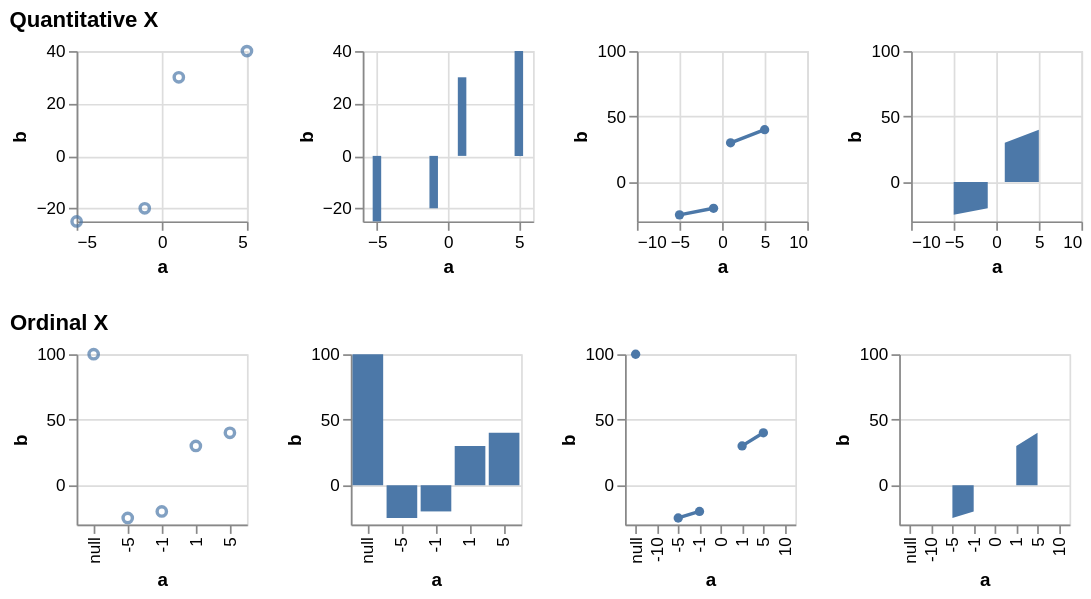

This figure's Vega-Lite source:
### Vega specification from a JSON file in a GitHub repository (floating-point values rounded to 4 significant figures)
{"$schema": "https://vega.github.io/schema/vega/v5.json", "description": "Testing invalid", "background": "white", "padding": 5, "data": [{"name": "source_0", "values": [{"a": null, "b": 100}, {"a": -10, "b": null}, {"a": -5, "b": -25}, {"a": -1, "b": -20}, {"a": 0, "b": null}, {"a": 1, "b": 30}, {"a": 5, "b": 40}, {"a": 10, "b": null}]}, {"name": "data_0", "source": "source_0", "transform": [{"type": "formula", "expr": "toNumber(datum[\"a\"])", "as": "a"}]}, {"name": "data_2", "source": "data_0", "transform": [{"type": "filter", "expr": "isValid(datum[\"a\"]) && isFinite(+datum[\"a\"]) && isValid(datum[\"b\"]) && isFinite(+datum[\"b\"])"}]}, {"name": "data_3", "source": "data_0", "transform": [{"type": "stack", "groupby": ["a"], "field": "b", "sort": {"field": [], "order": []}, "as": ["b_start", "b_end"], "offset": "zero"}, {"type": "filter", "expr": "isValid(datum[\"a\"]) && isFinite(+datum[\"a\"]) && isValid(datum[\"b\"]) && isFinite(+datum[\"b\"])"}]}, {"name": "data_4", "source": "data_0", "transform": [{"type": "impute", "field": "b", "groupby": [], "key": "a", "method": "value", "value": 0}, {"type": "stack", "groupby": ["a"], "field": "b", "sort": {"field": [], "order": []}, "as": ["b_start", "b_end"], "offset": "zero"}]}, {"name": "data_5", "source": "data_0", "transform": [{"type": "filter", "expr": "isValid(datum[\"b\"]) && isFinite(+datum[\"b\"])"}]}, {"name": "data_6", "source": "data_0", "transform": [{"type": "stack", "groupby": ["a"], "field": "b", "sort": {"field": [], "order": []}, "as": ["b_start", "b_end"], "offset": "zero"}, {"type": "filter", "expr": "isValid(datum[\"b\"]) && isFinite(+datum[\"b\"])"}]}, {"name": "data_7", "source": "data_0", "transform": [{"type": "impute", "field": "b", "groupby": [], "key": "a", "method": "value", "value": 0}, {"type": "stack", "groupby": ["a"], "field": "b", "sort": {"field": [], "order": []}, "as": ["b_start", "b_end"], "offset": "zero"}]}], "signals": [{"name": "childHeight", "value": 100}, {"name": "concat_0_childWidth", "value": 100}, {"name": "concat_1_childWidth", "value": 100}], "layout": {"padding": 20, "columns": 1, "bounds": "full", "align": "each"}, "marks": [{"type": "group", "name": "concat_0_group", "title": {"text": "Quantitative X", "anchor": "start"}, "layout": {"padding": 20, "bounds": "full", "align": "each"}, "marks": [{"type": "group", "name": "concat_0_concat_0_group", "style": "cell", "encode": {"update": {"width": {"signal": "concat_0_childWidth"}, "height": {"signal": "childHeight"}}}, "marks": [{"name": "concat_0_concat_0_marks", "type": "symbol", "style": ["point"], "from": {"data": "data_2"}, "encode": {"update": {"opacity": {"value": 0.7}, "fill": {"value": "transparent"}, "stroke": {"value": "#4c78a8"}, "ariaRoleDescription": {"value": "point"}, "description": {"signal": "\"a: \" + (format(datum[\"a\"], \"\")) + \"; b: \" + (format(datum[\"b\"], \"\"))"}, "x": {"scale": "concat_0_concat_0_x", "field": "a"}, "y": {"scale": "concat_0_concat_0_y", "field": "b"}}}}], "axes": [{"scale": "concat_0_concat_0_x", "orient": "bottom", "gridScale": "concat_0_concat_0_y", "grid": true, "tickCount": {"signal": "ceil(concat_0_childWidth/40)"}, "domain": false, "labels": false, "aria": false, "maxExtent": 0, "minExtent": 0, "ticks": false, "zindex": 0}, {"scale": "concat_0_concat_0_y", "orient": "left", "gridScale": "concat_0_concat_0_x", "grid": true, "tickCount": {"signal": "ceil(childHeight/40)"}, "domain": false, "labels": false, "aria": false, "maxExtent": 0, "minExtent": 0, "ticks": false, "zindex": 0}, {"scale": "concat_0_concat_0_x", "orient": "bottom", "grid": false, "title": "a", "labelFlush": true, "labelOverlap": true, "tickCount": {"signal": "ceil(concat_0_childWidth/40)"}, "zindex": 0}, {"scale": "concat_0_concat_0_y", "orient": "left", "grid": false, "title": "b", "labelOverlap": true, "tickCount": {"signal": "ceil(childHeight/40)"}, "zindex": 0}]}, {"type": "group", "name": "concat_0_concat_1_group", "style": "cell", "encode": {"update": {"width": {"signal": "concat_0_childWidth"}, "height": {"signal": "childHeight"}}}, "marks": [{"name": "concat_0_concat_1_marks", "type": "rect", "style": ["bar"], "from": {"data": "data_3"}, "encode": {"update": {"fill": {"value": "#4c78a8"}, "ariaRoleDescription": {"value": "bar"}, "description": {"signal": "\"a: \" + (format(datum[\"a\"], \"\")) + \"; b: \" + (format(datum[\"b\"], \"\"))"}, "xc": {"scale": "concat_0_concat_1_x", "field": "a"}, "width": {"value": 5}, "y": {"scale": "concat_0_concat_1_y", "field": "b_end"}, "y2": {"scale": "concat_0_concat_1_y", "field": "b_start"}}}}], "axes": [{"scale": "concat_0_concat_1_x", "orient": "bottom", "gridScale": "concat_0_concat_1_y", "grid": true, "tickCount": {"signal": "ceil(concat_0_childWidth/40)"}, "domain": false, "labels": false, "aria": false, "maxExtent": 0, "minExtent": 0, "ticks": false, "zindex": 0}, {"scale": "concat_0_concat_1_y", "orient": "left", "gridScale": "concat_0_concat_1_x", "grid": true, "tickCount": {"signal": "ceil(childHeight/40)"}, "domain": false, "labels": false, "aria": false, "maxExtent": 0, "minExtent": 0, "ticks": false, "zindex": 0}, {"scale": "concat_0_concat_1_x", "orient": "bottom", "grid": false, "title": "a", "labelFlush": true, "labelOverlap": true, "tickCount": {"signal": "ceil(concat_0_childWidth/40)"}, "zindex": 0}, {"scale": "concat_0_concat_1_y", "orient": "left", "grid": false, "title": "b", "labelOverlap": true, "tickCount": {"signal": "ceil(childHeight/40)"}, "zindex": 0}]}, {"type": "group", "name": "concat_0_concat_2_group", "style": "cell", "encode": {"update": {"width": {"signal": "concat_0_childWidth"}, "height": {"signal": "childHeight"}}}, "marks": [{"name": "concat_0_concat_2_layer_0_marks", "type": "line", "style": ["line"], "sort": {"field": "x"}, "from": {"data": "data_0"}, "encode": {"update": {"stroke": {"value": "#4c78a8"}, "description": {"signal": "\"a: \" + (format(datum[\"a\"], \"\")) + \"; b: \" + (format(datum[\"b\"], \"\"))"}, "x": {"scale": "concat_0_concat_2_x", "field": "a"}, "y": {"scale": "concat_0_concat_2_y", "field": "b"}, "defined": {"signal": "isValid(datum[\"a\"]) && isFinite(+datum[\"a\"]) && isValid(datum[\"b\"]) && isFinite(+datum[\"b\"])"}}}}, {"name": "concat_0_concat_2_layer_1_marks", "type": "symbol", "style": ["point"], "from": {"data": "data_2"}, "encode": {"update": {"opacity": {"value": 1}, "fill": {"value": "#4c78a8"}, "ariaRoleDescription": {"value": "point"}, "description": {"signal": "\"a: \" + (format(datum[\"a\"], \"\")) + \"; b: \" + (format(datum[\"b\"], \"\"))"}, "x": {"scale": "concat_0_concat_2_x", "field": "a"}, "y": {"scale": "concat_0_concat_2_y", "field": "b"}}}}], "axes": [{"scale": "concat_0_concat_2_x", "orient": "bottom", "gridScale": "concat_0_concat_2_y", "grid": true, "tickCount": {"signal": "ceil(concat_0_childWidth/40)"}, "domain": false, "labels": false, "aria": false, "maxExtent": 0, "minExtent": 0, "ticks": false, "zindex": 0}, {"scale": "concat_0_concat_2_y", "orient": "left", "gridScale": "concat_0_concat_2_x", "grid": true, "tickCount": {"signal": "ceil(childHeight/40)"}, "domain": false, "labels": false, "aria": false, "maxExtent": 0, "minExtent": 0, "ticks": false, "zindex": 0}, {"scale": "concat_0_concat_2_x", "orient": "bottom", "grid": false, "title": "a", "labelFlush": true, "labelOverlap": true, "tickCount": {"signal": "ceil(concat_0_childWidth/40)"}, "zindex": 0}, {"scale": "concat_0_concat_2_y", "orient": "left", "grid": false, "title": "b", "labelOverlap": true, "tickCount": {"signal": "ceil(childHeight/40)"}, "zindex": 0}]}, {"type": "group", "name": "concat_0_concat_3_group", "style": "cell", "encode": {"update": {"width": {"signal": "concat_0_childWidth"}, "height": {"signal": "childHeight"}}}, "marks": [{"name": "concat_0_concat_3_marks", "type": "area", "style": ["area"], "sort": {"field": "x"}, "from": {"data": "data_4"}, "encode": {"update": {"orient": {"value": "vertical"}, "fill": {"value": "#4c78a8"}, "description": {"signal": "\"a: \" + (format(datum[\"a\"], \"\")) + \"; b: \" + (format(datum[\"b\"], \"\"))"}, "x": {"scale": "concat_0_concat_3_x", "field": "a"}, "y": {"scale": "concat_0_concat_3_y", "field": "b_end"}, "y2": {"scale": "concat_0_concat_3_y", "field": "b_start"}, "defined": {"signal": "isValid(datum[\"a\"]) && isFinite(+datum[\"a\"]) && isValid(datum[\"b\"]) && isFinite(+datum[\"b\"])"}}}}], "axes": [{"scale": "concat_0_concat_3_x", "orient": "bottom", "gridScale": "concat_0_concat_3_y", "grid": true, "tickCount": {"signal": "ceil(concat_0_childWidth/40)"}, "domain": false, "labels": false, "aria": false, "maxExtent": 0, "minExtent": 0, "ticks": false, "zindex": 0}, {"scale": "concat_0_concat_3_y", "orient": "left", "gridScale": "concat_0_concat_3_x", "grid": true, "tickCount": {"signal": "ceil(childHeight/40)"}, "domain": false, "labels": false, "aria": false, "maxExtent": 0, "minExtent": 0, "ticks": false, "zindex": 0}, {"scale": "concat_0_concat_3_x", "orient": "bottom", "grid": false, "title": "a", "labelFlush": true, "labelOverlap": true, "tickCount": {"signal": "ceil(concat_0_childWidth/40)"}, "zindex": 0}, {"scale": "concat_0_concat_3_y", "orient": "left", "grid": false, "title": "b", "labelOverlap": true, "tickCount": {"signal": "ceil(childHeight/40)"}, "zindex": 0}]}]}, {"type": "group", "name": "concat_1_group", "title": {"text": "Ordinal X", "anchor": "start"}, "layout": {"padding": 20, "bounds": "full", "align": "each"}, "marks": [{"type": "group", "name": "concat_1_concat_0_group", "style": "cell", "encode": {"update": {"width": {"signal": "concat_1_childWidth"}, "height": {"signal": "childHeight"}}}, "marks": [{"name": "concat_1_concat_0_marks", "type": "symbol", "style": ["point"], "from": {"data": "data_5"}, "encode": {"update": {"opacity": {"value": 0.7}, "fill": {"value": "transparent"}, "stroke": {"value": "#4c78a8"}, "ariaRoleDescription": {"value": "point"}, "description": {"signal": "\"a: \" + (isValid(datum[\"a\"]) ? datum[\"a\"] : \"\"+datum[\"a\"]) + \"; b: \" + (format(datum[\"b\"], \"\"))"}, "x": {"scale": "concat_1_concat_0_x", "field": "a"}, "y": {"scale": "concat_1_concat_0_y", "field": "b"}}}}], "axes": [{"scale": "concat_1_concat_0_y", "orient": "left", "gridScale": "concat_1_concat_0_x", "grid": true, "tickCount": {"signal": "ceil(childHeight/40)"}, "domain": false, "labels": false, "aria": false, "maxExtent": 0, "minExtent": 0, "ticks": false, "zindex": 0}, {"scale": "concat_1_concat_0_x", "orient": "bottom", "grid": false, "title": "a", "labelAlign": "right", "labelAngle": 270, "labelBaseline": "middle", "zindex": 0}, {"scale": "concat_1_concat_0_y", "orient": "left", "grid": false, "title": "b", "labelOverlap": true, "tickCount": {"signal": "ceil(childHeight/40)"}, "zindex": 0}]}, {"type": "group", "name": "concat_1_concat_1_group", "style": "cell", "encode": {"update": {"width": {"signal": "concat_1_childWidth"}, "height": {"signal": "childHeight"}}}, "marks": [{"name": "concat_1_concat_1_marks", "type": "rect", "style": ["bar"], "from": {"data": "data_6"}, "encode": {"update": {"fill": {"value": "#4c78a8"}, "ariaRoleDescription": {"value": "bar"}, "description": {"signal": "\"a: \" + (isValid(datum[\"a\"]) ? datum[\"a\"] : \"\"+datum[\"a\"]) + \"; b: \" + (format(datum[\"b\"], \"\"))"}, "x": {"scale": "concat_1_concat_1_x", "field": "a"}, "width": {"signal": "max(0.25, bandwidth('concat_1_concat_1_x'))"}, "y": {"scale": "concat_1_concat_1_y", "field": "b_end"}, "y2": {"scale": "concat_1_concat_1_y", "field": "b_start"}}}}], "axes": [{"scale": "concat_1_concat_1_y", "orient": "left", "gridScale": "concat_1_concat_1_x", "grid": true, "tickCount": {"signal": "ceil(childHeight/40)"}, "domain": false, "labels": false, "aria": false, "maxExtent": 0, "minExtent": 0, "ticks": false, "zindex": 0}, {"scale": "concat_1_concat_1_x", "orient": "bottom", "grid": false, "title": "a", "labelAlign": "right", "labelAngle": 270, "labelBaseline": "middle", "zindex": 0}, {"scale": "concat_1_concat_1_y", "orient": "left", "grid": false, "title": "b", "labelOverlap": true, "tickCount": {"signal": "ceil(childHeight/40)"}, "zindex": 0}]}, {"type": "group", "name": "concat_1_concat_2_group", "style": "cell", "encode": {"update": {"width": {"signal": "concat_1_childWidth"}, "height": {"signal": "childHeight"}}}, "marks": [{"name": "concat_1_concat_2_layer_0_marks", "type": "line", "style": ["line"], "sort": {"field": "x"}, "from": {"data": "data_0"}, "encode": {"update": {"stroke": {"value": "#4c78a8"}, "description": {"signal": "\"a: \" + (isValid(datum[\"a\"]) ? datum[\"a\"] : \"\"+datum[\"a\"]) + \"; b: \" + (format(datum[\"b\"], \"\"))"}, "x": {"scale": "concat_1_concat_2_x", "field": "a"}, "y": {"scale": "concat_1_concat_2_y", "field": "b"}, "defined": {"signal": "isValid(datum[\"b\"]) && isFinite(+datum[\"b\"])"}}}}, {"name": "concat_1_concat_2_layer_1_marks", "type": "symbol", "style": ["point"], "from": {"data": "data_5"}, "encode": {"update": {"opacity": {"value": 1}, "fill": {"value": "#4c78a8"}, "ariaRoleDescription": {"value": "point"}, "description": {"signal": "\"a: \" + (isValid(datum[\"a\"]) ? datum[\"a\"] : \"\"+datum[\"a\"]) + \"; b: \" + (format(datum[\"b\"], \"\"))"}, "x": {"scale": "concat_1_concat_2_x", "field": "a"}, "y": {"scale": "concat_1_concat_2_y", "field": "b"}}}}], "axes": [{"scale": "concat_1_concat_2_y", "orient": "left", "gridScale": "concat_1_concat_2_x", "grid": true, "tickCount": {"signal": "ceil(childHeight/40)"}, "domain": false, "labels": false, "aria": false, "maxExtent": 0, "minExtent": 0, "ticks": false, "zindex": 0}, {"scale": "concat_1_concat_2_x", "orient": "bottom", "grid": false, "title": "a", "labelAlign": "right", "labelAngle": 270, "labelBaseline": "middle", "zindex": 0}, {"scale": "concat_1_concat_2_y", "orient": "left", "grid": false, "title": "b", "labelOverlap": true, "tickCount": {"signal": "ceil(childHeight/40)"}, "zindex": 0}]}, {"type": "group", "name": "concat_1_concat_3_group", "style": "cell", "encode": {"update": {"width": {"signal": "concat_1_childWidth"}, "height": {"signal": "childHeight"}}}, "marks": [{"name": "concat_1_concat_3_marks", "type": "area", "style": ["area"], "sort": {"field": "x"}, "from": {"data": "data_7"}, "encode": {"update": {"orient": {"value": "vertical"}, "fill": {"value": "#4c78a8"}, "description": {"signal": "\"a: \" + (isValid(datum[\"a\"]) ? datum[\"a\"] : \"\"+datum[\"a\"]) + \"; b: \" + (format(datum[\"b\"], \"\"))"}, "x": {"scale": "concat_1_concat_3_x", "field": "a"}, "y": {"scale": "concat_1_concat_3_y", "field": "b_end"}, "y2": {"scale": "concat_1_concat_3_y", "field": "b_start"}, "defined": {"signal": "isValid(datum[\"b\"]) && isFinite(+datum[\"b\"])"}}}}], "axes": [{"scale": "concat_1_concat_3_y", "orient": "left", "gridScale": "concat_1_concat_3_x", "grid": true, "tickCount": {"signal": "ceil(childHeight/40)"}, "domain": false, "labels": false, "aria": false, "maxExtent": 0, "minExtent": 0, "ticks": false, "zindex": 0}, {"scale": "concat_1_concat_3_x", "orient": "bottom", "grid": false, "title": "a", "labelAlign": "right", "labelAngle": 270, "labelBaseline": "middle", "zindex": 0}, {"scale": "concat_1_concat_3_y", "orient": "left", "grid": false, "title": "b", "labelOverlap": true, "tickCount": {"signal": "ceil(childHeight/40)"}, "zindex": 0}]}]}], "scales": [{"name": "concat_0_concat_0_x", "type": "linear", "domain": {"data": "data_2", "field": "a"}, "range": [0, {"signal": "concat_0_childWidth"}], "nice": true, "zero": true}, {"name": "concat_0_concat_0_y", "type": "linear", "domain": {"data": "data_2", "field": "b"}, "range": [{"signal": "childHeight"}, 0], "nice": true, "zero": true}, {"name": "concat_0_concat_1_x", "type": "linear", "domain": {"data": "data_3", "field": "a"}, "range": [0, {"signal": "concat_0_childWidth"}], "nice": true, "zero": false, "padding": 5}, {"name": "concat_0_concat_1_y", "type": "linear", "domain": {"data": "data_3", "fields": ["b_start", "b_end"]}, "range": [{"signal": "childHeight"}, 0], "nice": true, "zero": true}, {"name": "concat_0_concat_2_x", "type": "linear", "domain": {"fields": [{"data": "data_0", "field": "a"}, {"data": "data_2", "field": "a"}]}, "range": [0, {"signal": "concat_0_childWidth"}], "nice": true, "zero": false}, {"name": "concat_0_concat_2_y", "type": "linear", "domain": {"fields": [{"data": "data_0", "field": "b"}, {"data": "data_2", "field": "b"}]}, "range": [{"signal": "childHeight"}, 0], "nice": true, "zero": true}, {"name": "concat_0_concat_3_x", "type": "linear", "domain": {"data": "data_4", "field": "a"}, "range": [0, {"signal": "concat_0_childWidth"}], "nice": true, "zero": false}, {"name": "concat_0_concat_3_y", "type": "linear", "domain": {"data": "data_4", "fields": ["b_start", "b_end"]}, "range": [{"signal": "childHeight"}, 0], "nice": true, "zero": true}, {"name": "concat_1_concat_0_x", "type": "point", "domain": {"data": "data_5", "field": "a", "sort": true}, "range": [0, {"signal": "concat_1_childWidth"}], "padding": 0.5}, {"name": "concat_1_concat_0_y", "type": "linear", "domain": {"data": "data_5", "field": "b"}, "range": [{"signal": "childHeight"}, 0], "nice": true, "zero": true}, {"name": "concat_1_concat_1_x", "type": "band", "domain": {"data": "data_6", "field": "a", "sort": true}, "range": [0, {"signal": "concat_1_childWidth"}], "paddingInner": 0.1, "paddingOuter": 0.05}, {"name": "concat_1_concat_1_y", "type": "linear", "domain": {"data": "data_6", "fields": ["b_start", "b_end"]}, "range": [{"signal": "childHeight"}, 0], "nice": true, "zero": true}, {"name": "concat_1_concat_2_x", "type": "point", "domain": {"fields": [{"data": "data_0", "field": "a"}, {"data": "data_5", "field": "a"}], "sort": true}, "range": [0, {"signal": "concat_1_childWidth"}], "padding": 0.5}, {"name": "concat_1_concat_2_y", "type": "linear", "domain": {"fields": [{"data": "data_0", "field": "b"}, {"data": "data_5", "field": "b"}]}, "range": [{"signal": "childHeight"}, 0], "nice": true, "zero": true}, {"name": "concat_1_concat_3_x", "type": "point", "domain": {"data": "data_7", "field": "a", "sort": true}, "range": [0, {"signal": "concat_1_childWidth"}], "padding": 0.5}, {"name": "concat_1_concat_3_y", "type": "linear", "domain": {"data": "data_7", "fields": ["b_start", "b_end"]}, "range": [{"signal": "childHeight"}, 0], "nice": true, "zero": true}]}
